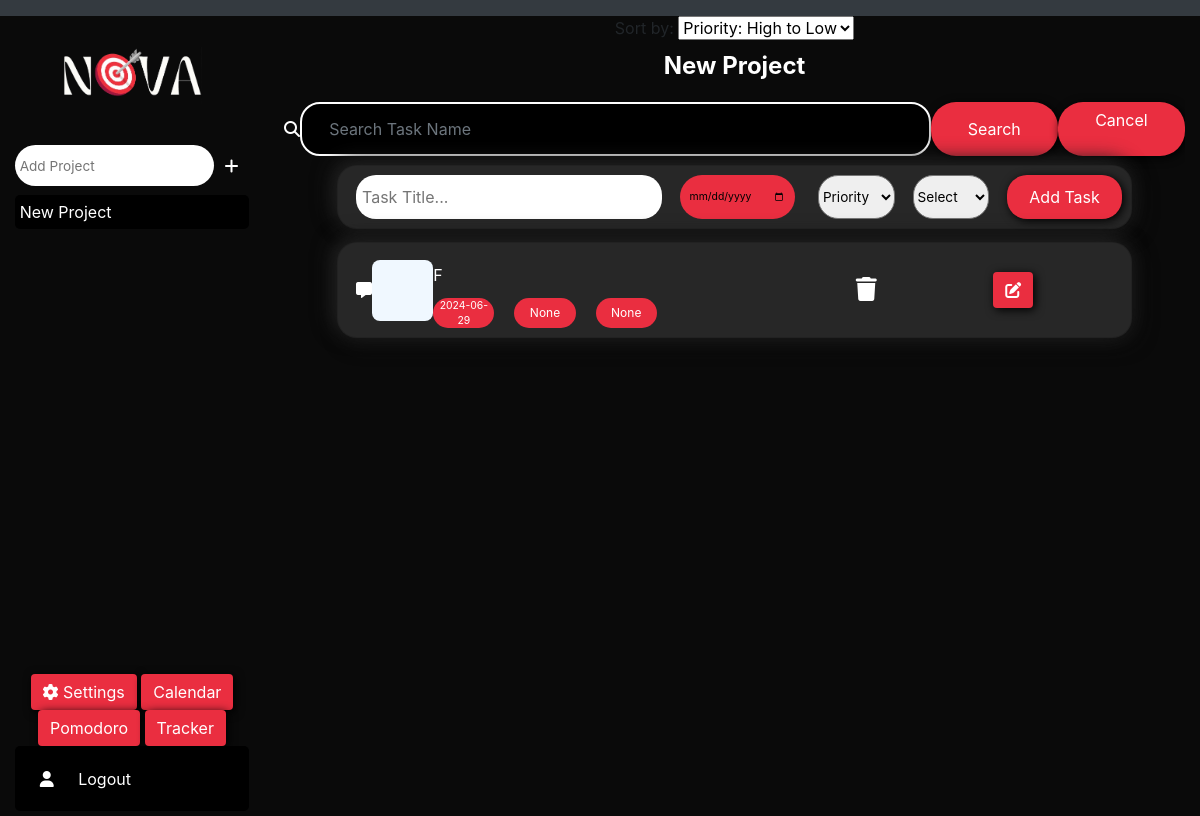
Before: /project/1 (signed in) with the older database file.
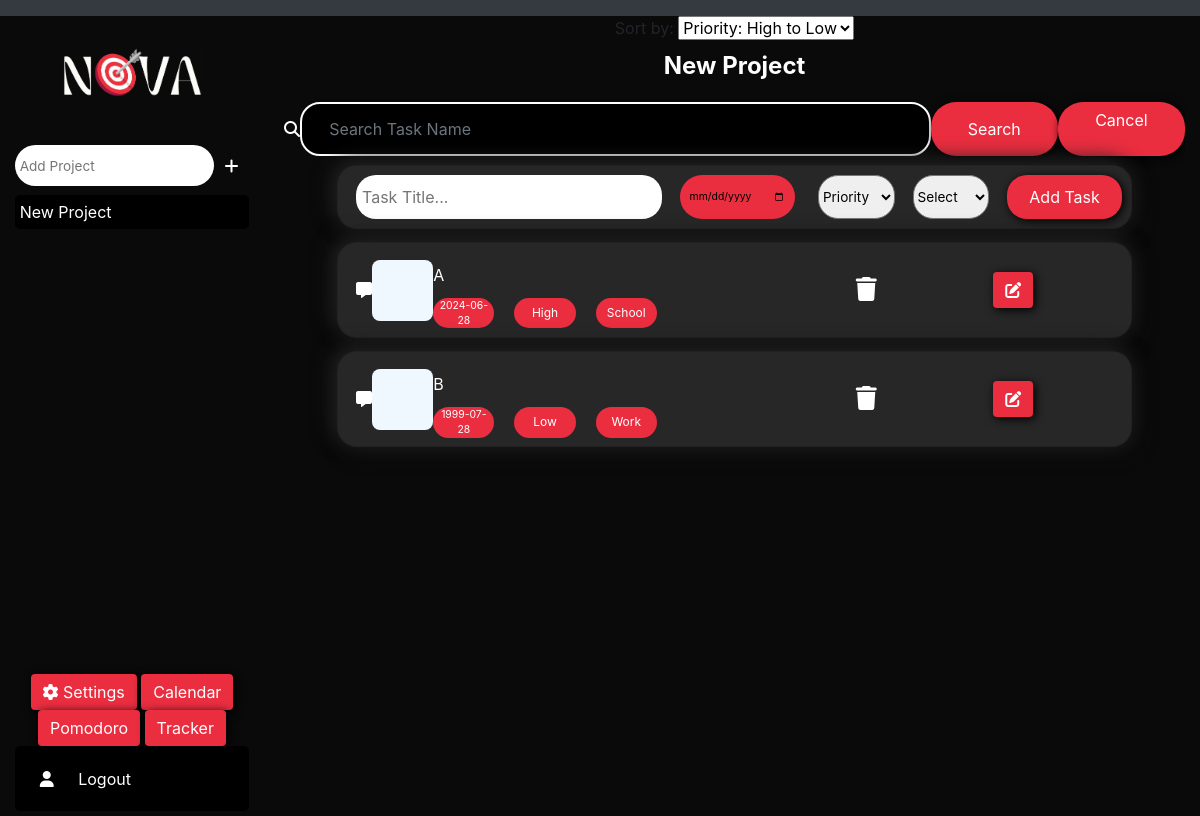
After: the same page with the newer database file.
### tables this page shows
CREATE TABLE projects (
                id INTEGER PRIMARY KEY AUTOINCREMENT, 
                name TEXT, 
                user_id INTEGER, 
                FOREIGN KEY (user_id) REFERENCES users(id)
            );

CREATE TABLE tasks (
                id INTEGER PRIMARY KEY AUTOINCREMENT,
                title TEXT NOT NULL,
                desc TEXT,  
                due_date DATE,
                status TEXT DEFAULT 'pending',
                priority TEXT DEFAULT 'low',
                category TEXT,
                labels TEXT,
                project_id INTEGER, 
                user_id INTEGER,
                FOREIGN KEY (user_id) REFERENCES users(id),
                FOREIGN KEY (project_id) REFERENCES projects(id)
            );

### app.py (the view)
@app.route('/', methods=['GET', 'POST'])
@app.route('/home', methods=['GET', 'POST'])
@app.route('/project/<int:project_id>', methods=['GET', 'POST'])
def index(project_id=None):
    if 'user_id' in session:
        user_id = session['user_id']
        db = get_db()
        cursor = db.cursor()
        user_data = cursor.execute("SELECT * FROM users WHERE id = ?", (user_id,)).fetchone()
        if user_data:
            username = user_data[1]
            projects = cursor.execute("SELECT * FROM projects WHERE user_id = ?", (user_id,)).fetchall()
            current = cursor.execute("SELECT name FROM projects WHERE id = ?", (project_id,)).fetchone()
            points = cursor.execute("SELECT points FROM users WHERE id = ?", (user_id,)).fetchone()
            categories = cursor.execute("SELECT name FROM categories WHERE user_id = ?", (user_id,)).fetchall()
            sort_by = request.args.get('sort_by', 'priority')
            if sort_by == 'priority:hightolow':
                tasks = get_tasks_sorted_by_priority(user_id, project_id, True)
            elif sort_by == 'priority:lowtohigh':
                tasks = get_tasks_sorted_by_priority(user_id, project_id, False)
            elif sort_by == 'due_date':
                tasks = get_tasks_sorted_by_due_date(user_id, project_id)
            elif sort_by == 'title':
                tasks = get_tasks_sorted_by_title(user_id, project_id)
            else:
                tasks = cursor.execute("SELECT * FROM tasks WHERE user_id = ? AND project_id = ? AND status=?", (user_id, project_id, 'pending')).fetchall()
            return render_template('index.html', username=username, projects=projects, tasks=tasks, project_id=project_id, current=current, points=points, categories=categories)
    return render_template('register.html')

### app.py (called while the page is built)
def get_db():
    if 'db' not in g:
        g.db = sqlite3.connect(app.config['DATABASE'])
        g.db.execute("PRAGMA foreign_keys = ON")
    return g.db

@app.after_request
def after_request(response):
    response.headers["Cache-Control"] = "no-cache, no-store, must-revalidate"
    response.headers["Expires"] = 0
    response.headers["Pragma"] = "no-cache"
    return response

### templates/index.html (shortened to what this page needs)
{% extends "layout.html" %}
{% block main %}
<div class="sidebar">
    <div class="logo">
        <img src="{{ url_for('static', filename='assets/logo.png') }}" alt="Nova Quest" id="logo">
    </div>
    <form class="pro-search" action="/create_project" method="post">
        <input type="text" required name="project" placeholder="Add Project" />
        <button type="submit" aria-label="Add Project"><i class="fa-solid fa-plus"></i></button>
    </form>
    <div class="pro-container">
        {% for project in projects %}
        <form class="btn-holder" action="{{ url_for('index', project_id=project[0]) }}" method="post">
            <button class="sidebar-link" onclick="changeColor(this)" id="pro" type="submit">{{ project[1] }}</button>
        </form>
        {% endfor %}
    </div>
    <div class="button-container">
    <button class="btn btn-primary" id="off-btn" type="button" data-bs-toggle="offcanvas" data-bs-target="#offcanvasScrolling"
            aria-controls="offcanvasScrolling">
            <i class="fa-gear fa-solid"></i> Settings
        </button>
        <button type="button" class="btn btn-primary" data-toggle="modal" data-target="#calendarModal">
            Calendar
        </button>
        <button type="button" onclick="startTimer()" class="btn btn-primary" data-toggle="modal"
            data-target="#pomodoroModal">
            Pomodoro
        </button>
        <button type="button" class="btn btn-primary" data-toggle="modal" data-target="#trackerModal">
            Tracker
        </button>
    </div>
    <form class="sidebar-link" action="/logout" method="post">
        <button type="submit" aria-label="Logout"><i class="fa-solid fa-user"></i> Logout</button>
    </form>
</div>
<div class="main">
    <div>
        <form method="GET" action="{{ url_for('index', project_id=project_id) }}">
            <label for="sort_by">Sort by:</label>
            <select name="sort_by" id="sort_by" onchange="this.form.submit()">
                <option value="priority:hightolow" {% if request.args.get('sort_by') == 'priority:hightolow' %}selected{% endif %}>Priority: High to Low</option>
            </select>
        </form>
    </div>
    {% if project_id %}
    <div class="head">
        <div class="heading">{{ current[0] }}</div>
        <div class="search">
            <form class="bar-holder" action="{{ url_for('search_tasks', project_id=project_id) }}" method="get">
                <i class="fa-solid fa-magnifying-glass" style="color: white;"></i>
                <input type="text" class="form-control searchbar" placeholder="Search Task Name" name="search_title"
                    required>
                <button class="btn search-btn" type="submit">Search</button>
                <a class="btn search-btn"
                    href="{{ url_for('search_tasks', project_id=project_id, cancel_search='true') }}">Cancel</a>
            </form>
        </div>
    </div>
    <div class="table-hold">
        <form action="{{ url_for('task', project_id=project_id) }}" method="post" class="card add">
            <div class="text">
                <input class="title t" type="text" placeholder="Task Title..." name="title" required>
            </div>
            <input class="date d" type="date" placeholder="Date" name="due_date" required>
            <select class="pri" name="priority" required>
                <option disabled selected>Priority</option>
            </select>
            <select class="pri" name="category" required>
                <option disabled selected> Select</option>
            </select>
            <button type="submit" class="btn task-add">Add Task</button>
        </form>
        {% else %}
        <h2>Create a new project or select an existing one</h2>
        {% endif %}
        {% for task in tasks %}
        <div class="card info">
            <button type="button" style="color: white; background: none; border: none;" data-bs-toggle="modal"
                data-bs-target="#commentModal" aria-label="See Comment">
                <i class="fa-solid fa-message comments"></i>
            </button>
            <div class="check">
                <form action="{{ url_for('complete_task', task_id=task[0]) }}" method="post">
                    <button type="submit" aria-label="Complete Task"></button>
                </form>
            </div>
            <div class="text">
                <div class="title">{{ task[1] }}</div>
                <div class="e-info">
                    <div class="date">{{ task[3] }}</div>
                    <div class="sub-info">{{ task[5] }}</div>
                    <div class="sub-info">{{ task[6] }}</div>
                </div>
            </div>
            <div class="actions">
                <div class="delete">
                    <form action="{{ url_for('delete_task', task_id=task[0]) }}" method="post">
                        <button type="submit" aria-label="Delete Task"><i class="fa-solid fa-trash"></i></button>
                    </form>
                </div>
                <div class="edit">
                    <button type="button" class="btn" data-bs-toggle="modal"
                        data-bs-target="#editTaskModal{{ task[0] }}" aria-label="Edit Task">
                        <i class="fa-solid fa-edit"></i>
                    </button>
                </div>
            </div>
        </div>
        {% endfor %}
    </div>
</div>
<link href="https://cdnjs.cloudflare.com/ajax/libs/fullcalendar/5.10.0/main.min.css" rel="stylesheet">
{% endblock %}

### templates/layout.html (shortened to what this page needs)
<!DOCTYPE html>
<html lang="en">
<head>
    <link href="https://cdn.jsdelivr.net/npm/bootstrap@5.1.3/dist/css/bootstrap.min.css"
 rel="stylesheet">
    <link rel="stylesheet" href="https://maxcdn.bootstrapcdn.com/bootstrap/4.5.2/css/bootstrap.min.css">
    <link href="../static/style.css" rel="stylesheet">
</head>
<body>
    <nav class="bg-dark navbar navbar-expand-md navbar-dark">
    </nav>
    <main class="container-fluid text-center">
        {% block main %}{% endblock %}
    </main>
</body>
</html>

Changed rows visible on the page:
no longer on this page (row edited): tasks: title "F", due_date "2024-06-29", task "None"
added tasks: title "A", due_date "2024-06-28", priority "High", category "School"
added tasks: title "B", due_date "1999-07-28", priority "Low", category "Work"
